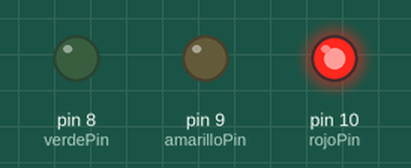
Simulated run of this sketch. Board: Arduino Uno, built with avr-gcc and run on an emulated ATmega328P. Shown: output pins drawn as LEDs (lit = HIGH).

Above: at 2.5 s.
At 5.5 s:
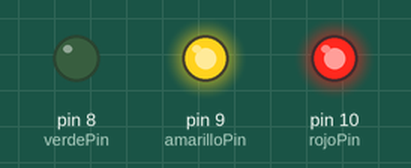
At 8.5 s:
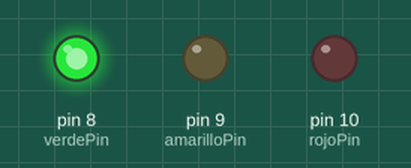
At 11.5 s:
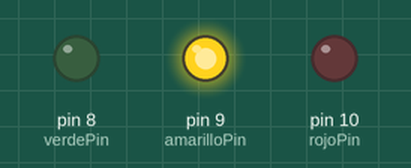
Timing chart, 0 to 15.6 s (numbered marks = the images above):
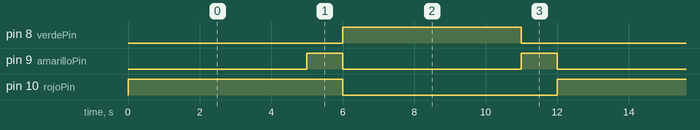

Measured:
- by itself, pin 8 (verdePin): alternates HIGH for 5.0 s and LOW for 7.0 s
- by itself, pin 9 (amarilloPin): alternates HIGH for 1.0 s and LOW for 5.0 s
- by itself, pin 10 (rojoPin): alternates HIGH for 6.0 s and LOW for 6.0 s

The sketch:

Tutorial_3.ino
```cpp
// (licence header left out)
// Creación de un semáforo con ARDUINO

int tiempoCambio = 5000;
int rojoPin = 10 ;
int amarilloPin = 9;
int verdePin = 8;

void setup(){
 pinMode(rojoPin, OUTPUT);
 pinMode(amarilloPin, OUTPUT);
 pinMode(verdePin, OUTPUT);
}

void loop() {
 digitalWrite(rojoPin, HIGH);
 delay(tiempoCambio);

 digitalWrite(amarilloPin, HIGH);
 delay(1000);

 digitalWrite(verdePin, HIGH);
 digitalWrite(amarilloPin, LOW);
 digitalWrite(rojoPin, LOW);
 delay(tiempoCambio);

 digitalWrite(amarilloPin, HIGH);
 digitalWrite(verdePin, LOW);
 delay(1000);

 digitalWrite(amarilloPin, LOW);
}
```
